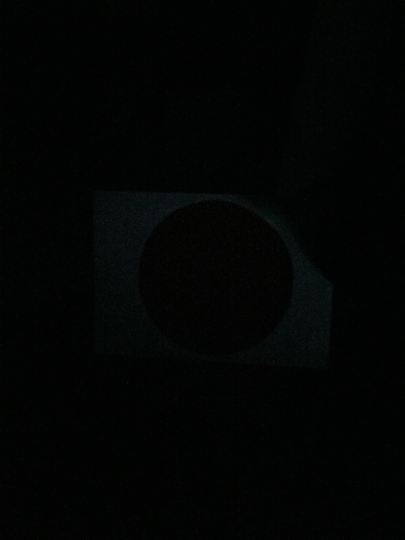
#> input picture pictures/dark_red_2.jpg, 405 x 540 px, found by its file name
$ python gauss.py
#> lines starting #> are read from the running program, lines starting #| are printed output that depends on the picture; after the words box and inside, x2 and y2 are one past the last pixel; in counts of white or black regions, pixels touching at a corner belong together
from __future__ import print_function
import numpy as np
import cv2


def steering_angle(center):
    # coefficient
    k = 0.091
    b = -29.14
    angle = (center[0] * k + b)
    if angle > 20:
        angle = 20
    elif angle < -20:
        angle = -20
    color_yellow = (0, 255, 255)
    cv2.putText(original, "Steering Angle = %ddeg" % (angle), (10, 60), cv2.FONT_HERSHEY_SIMPLEX, 0.8, color_yellow, 2)
    print(angle)


# Red bright color
h_min_red_bright = np.array((0, 0, 109), np.uint8)
h_max_red_bright = np.array((183, 20, 208), np.uint8)

# Red bright color
h_min_red_bright04 = np.array((0, 0, 29), np.uint8)
h_max_red_bright04 = np.array((216, 49, 65), np.uint8)

# Red dark color
h_min_red_bright2 = np.array((63, 0, 46), np.uint8)
h_max_red_bright2 = np.array((255, 255, 255), np.uint8)

# Red dark color
h_min_red_bright27 = np.array((58, 0, 40), np.uint8)
h_max_red_bright27 = np.array((255, 255, 255), np.uint8)


def hough(img, gamma, h_min, h_max):


    # [4 lines of commented-out code are left out]
    kernel = np.ones((1, 1), np.uint8)
    # adjusted = adjust_gamma(img, gamma=gamma)
    blur = cv2.GaussianBlur(img, (3, 3), 0)
    erode = cv2.erode(blur, kernel)
    dilation = cv2.dilate(erode, kernel)
    adjusted = adjust_gamma(dilation, gamma=gamma)
    hsv = cv2.cvtColor(adjusted, cv2.COLOR_BGR2HSV)
    thresh = cv2.inRange(hsv, h_min, h_max)
    cv2.imshow('vfffffff', thresh)
    cv2.waitKey()
    cv2.imshow('вавав', adjusted)
    cv2.waitKey()
    canny = cv2.Canny(image = thresh, threshold1 =5, threshold2 = 10, apertureSize = 3, L2gradient = True)
    cv2.imshow('canny', canny)
    cv2.waitKey()
    circles = cv2.HoughCircles(canny, cv2.HOUGH_GRADIENT, dp=1, minDist=500, param1=250, param2=20, minRadius=10, maxRadius=100)
    print(circles)
    if circles is not None:
        # search all circles
        for i in circles[0, :]:
            center = (i[0], i[1])
            # steering_angle(img, center)
            radius = i[2]
            # draw big cirlce
            cv2.circle(img, center, radius, (0, 255, 0), 3)
            # draw little circle
            cv2.circle(img, center, 1, (0, 255, 0), 5)
            # cv2.putText(original, "Gamma coef.={}".format(gamma), (10, 30),
            #             cv2.FONT_HERSHEY_SIMPLEX, 0.8, (0, 0, 255), 2)
            # steering_angle(center)
        # res = cv2.bitwise_and(adjusted, adjusted, mask=thresh)
        # cv2.imshow('Hough_circle', img)
    return(circles)


def adjust_gamma(image, gamma=1):
    # build a lookup table mapping the pixel values [0, 255] to
    # their adjusted gamma values
    invgamma = 1.0 / gamma
    table = np.array([((i / 255.0) ** invgamma) * 255
                      for i in np.arange(0, 256)]).astype("uint8")
    # apply gamma correction using the lookup table
    return cv2.LUT(image, table)


original = cv2.imread('dark_red_2.jpg', cv2.IMREAD_REDUCED_COLOR_2)
#> original is the input picture: shape (540, 405, 3); mean B, G, R 3, 3.8, 2.4

if hough(original, 0.4, h_min_red_bright04, h_max_red_bright04) is None:
#> in adjust_gamma, `return cv2.LUT(image, table)`: returned value: shape (540, 405, 3); every value is 0
#> in hough, `thresh = cv2.inRange(hsv, h_min, h_max)`: thresh: shape (540, 405); every value is 0
#> in hough, `circles = cv2.HoughCircles(canny, cv2.HOUGH_GRADIENT, dp=1, minDist=50..`: circles = None
#| None
    print('1st')
    if hough(original, 1.95, h_min_red_bright2, h_max_red_bright2) is None:
#> call 2 of hough, with gamma = 1.95, h_min = array of shape (3,), h_max = array of shape (3,)
#> in hough (call 2), `kernel = np.ones((1, 1), np.uint8)`: kernel = [1]
#> call 2 of adjust_gamma, with gamma = 1.95
#> in adjust_gamma (call 2), `return cv2.LUT(image, table)`:
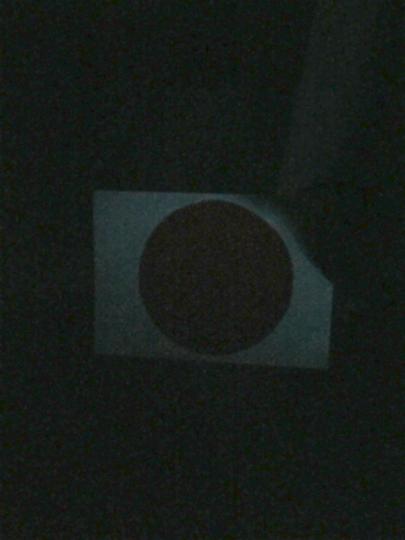
#> returned value: shape (540, 405, 3); mean of channels 0, 1, 2 24, 28.3, 22.2; drawn as B, G, R
#> in hough (call 2), `hsv = cv2.cvtColor(adjusted, cv2.COLOR_BGR2HSV)`: hsv: shape (540, 405, 3); mean H, S, V 52.3, 67.1, 28.4
#> in hough (call 2), `thresh = cv2.inRange(hsv, h_min, h_max)`:
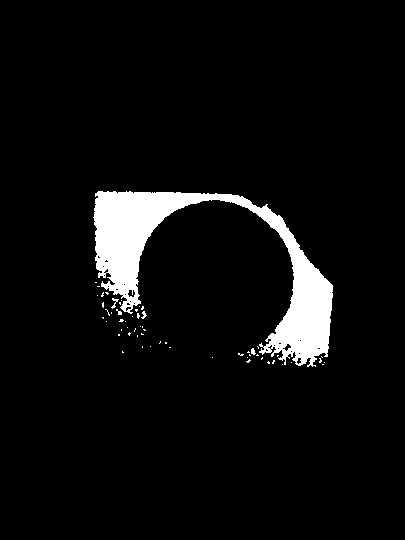
#> thresh: shape (540, 405); 5.5% white; 58 white regions (54 under 20 px), largest, box (x1, y1, x2, y2) and area: (93, 191, 333, 367) 11677, (111, 298, 119, 309) 31, (141, 311, 147, 319) 24, (251, 348, 256, 355) 24
#> in hough (call 2), `canny = cv2.Canny(image = thresh, threshold1 =5, threshold2 = 10, aper..`:
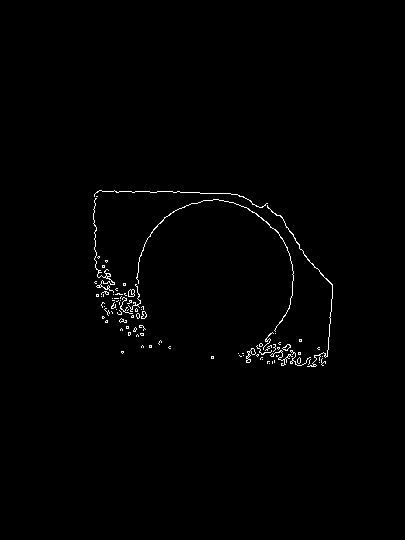
#> canny: shape (540, 405); 0.81% white in thin lines or dots, all inside (x1, y1, x2, y2) = (93, 190, 333, 367)
#> in hough (call 2), `circles = cv2.HoughCircles(canny, cv2.HOUGH_GRADIENT, dp=1, minDist=50..`: circles = [[214.5, 280.5, 79.6]]
#| [[[214.5 280.5  79.6]]]
#> the loop in hough (call 2), `for i in circles[0, :]:` made 1 pass
#> after the loop in hough (call 2), `for i in circles[0, :]:`:
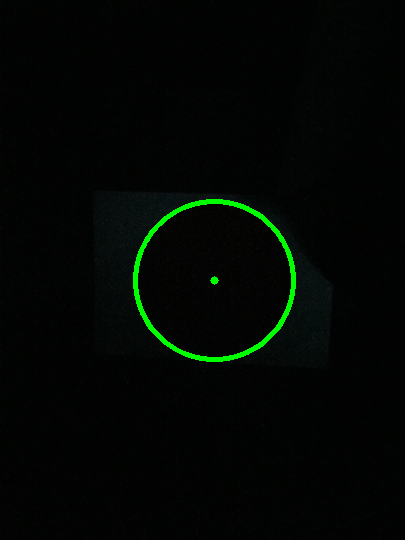
#> img: shape (540, 405, 3); 1.15% of pixels changed, all inside (x1, y1, x2, y2) = (133, 199, 296, 362)
        hough(original, 3, h_min_red_bright27, h_max_red_bright27)
cv2.imshow('adj', original)
cv2.waitKey(0)
